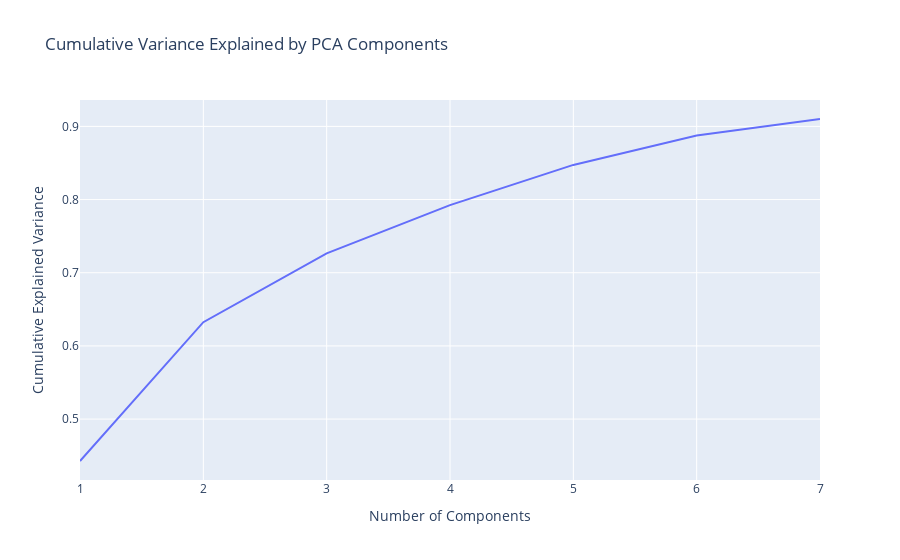

Source (notebook cell):
### Code cell
# Calculate the cumulative explained variance of the PCA model named "pca"
cumulative_var = np.cumsum(pca.explained_variance_ratio_)

# A line plot is generated to visualize the cumulative variance
fig = px.line(x=range(1, len(cumulative_var)+1), y=cumulative_var,
              labels={'x': 'Number of Components', 'y':'Cumulative Explained Variance'},
              title='Cumulative Variance Explained by PCA Components')
fig.show()

### Figure 1 — Plotly figure (JSON) as saved in the notebook; plotly's stock layout.template omitted (floating-point values rounded to 4 significant figures)
{"data": [{"hovertemplate": "Number of Components=%{x}<br>Cumulative Explained Variance=%{y}<extra></extra>", "legendgroup": "", "line": {"color": "#636efa", "dash": "solid"}, "marker": {"symbol": "circle"}, "mode": "lines", "name": "", "orientation": "v", "showlegend": false, "type": "scatter", "x": [1, 2, 3, 4, 5, 6, 7], "xaxis": "x", "y": [0.4427, 0.6324, 0.7264, 0.7924, 0.8473, 0.8876, 0.9101], "yaxis": "y"}], "layout": {"legend": {"tracegroupgap": 0}, "title": {"text": "Cumulative Variance Explained by PCA Components"}, "xaxis": {"anchor": "y", "domain": [0, 1], "title": {"text": "Number of Components"}}, "yaxis": {"anchor": "x", "domain": [0, 1], "title": {"text": "Cumulative Explained Variance"}}}}
